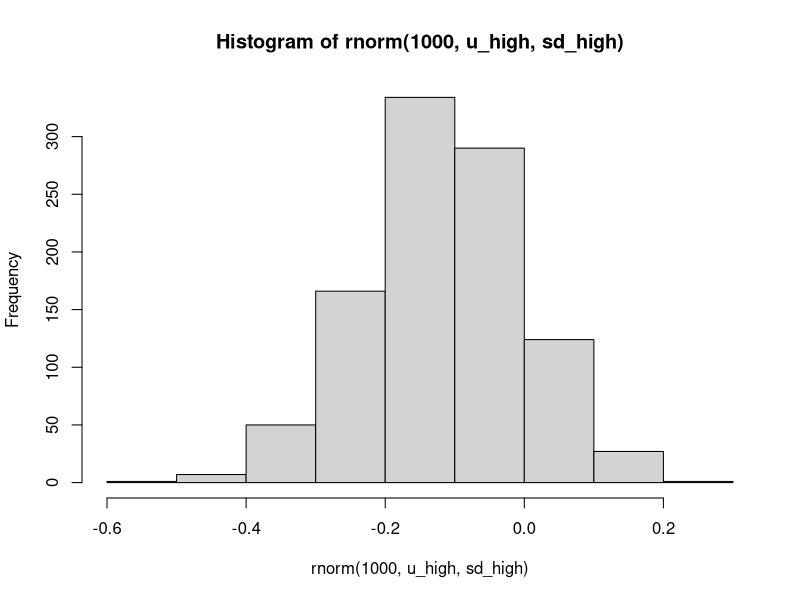
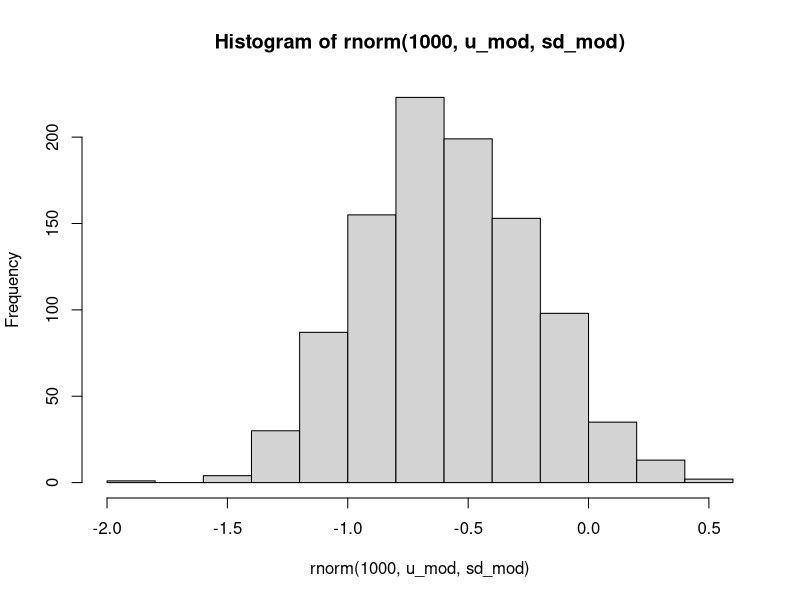
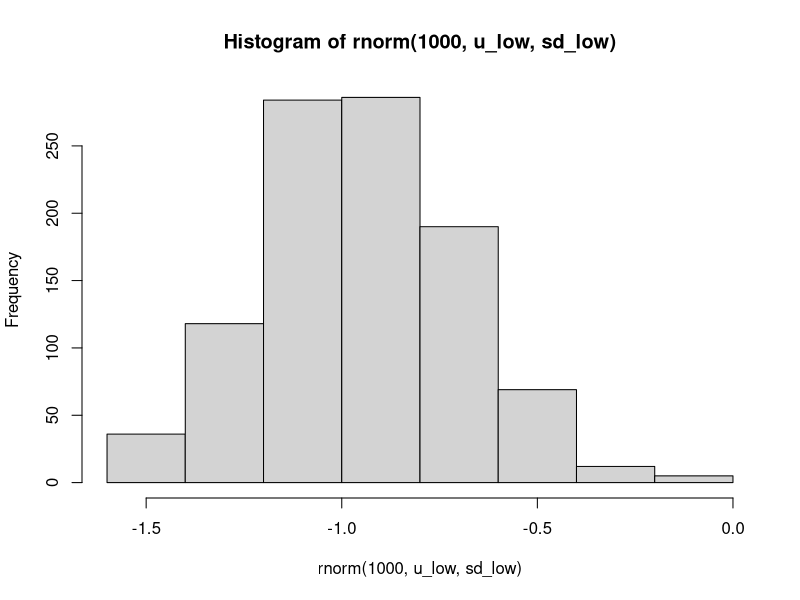

Source code (R) for these figures, in order: (Note: this script raises an error after producing the figures.)
# Turner model

# High quality obs trials

lower_high = 0.8
upper_high = 1

u_high = (log(lower_high) + log(upper_high))/2
sd_high = (log(upper_high) - log(lower_high))/2

hist(rnorm(1000, u_high, sd_high))

# Mod quality obs trials

lower_mod <- 0.4
upper_mod <- 0.8

u_mod = (log(lower_mod) + log(upper_mod))/2
sd_mod = (log(upper_mod) - log(lower_mod))/2

hist(rnorm(1000, u_mod, sd_mod))


# low quality obs trials

lower_low <- 0.3
upper_low <- 0.5

u_low = (log(lower_low) + log(upper_low))/2
sd_low = (log(upper_low) - log(lower_low))/2

hist(rnorm(1000, u_low, sd_low))


ex <- ex %>% mutate(se_wu = case_when(design == "rct" ~ seTE,
                                        design == "obs_high" ~ sqrt(seTE^2 + sd_high^2),
                                        design == "obs_mod" ~ sqrt(seTE^2 + sd_mod^2),
                                        TRUE ~ sqrt(seTE^2 + sd_low^2)),
            
                    te_bi = case_when(design == "rct" ~ TE + 0,
                                      design == "obs_high" ~ TE + u_high*-1,
                                      design == "obs_mod" ~ TE + u_mod*-1,
                                      TRUE ~ TE + u_low*-1),
                    var_wu = se_wu^2)

